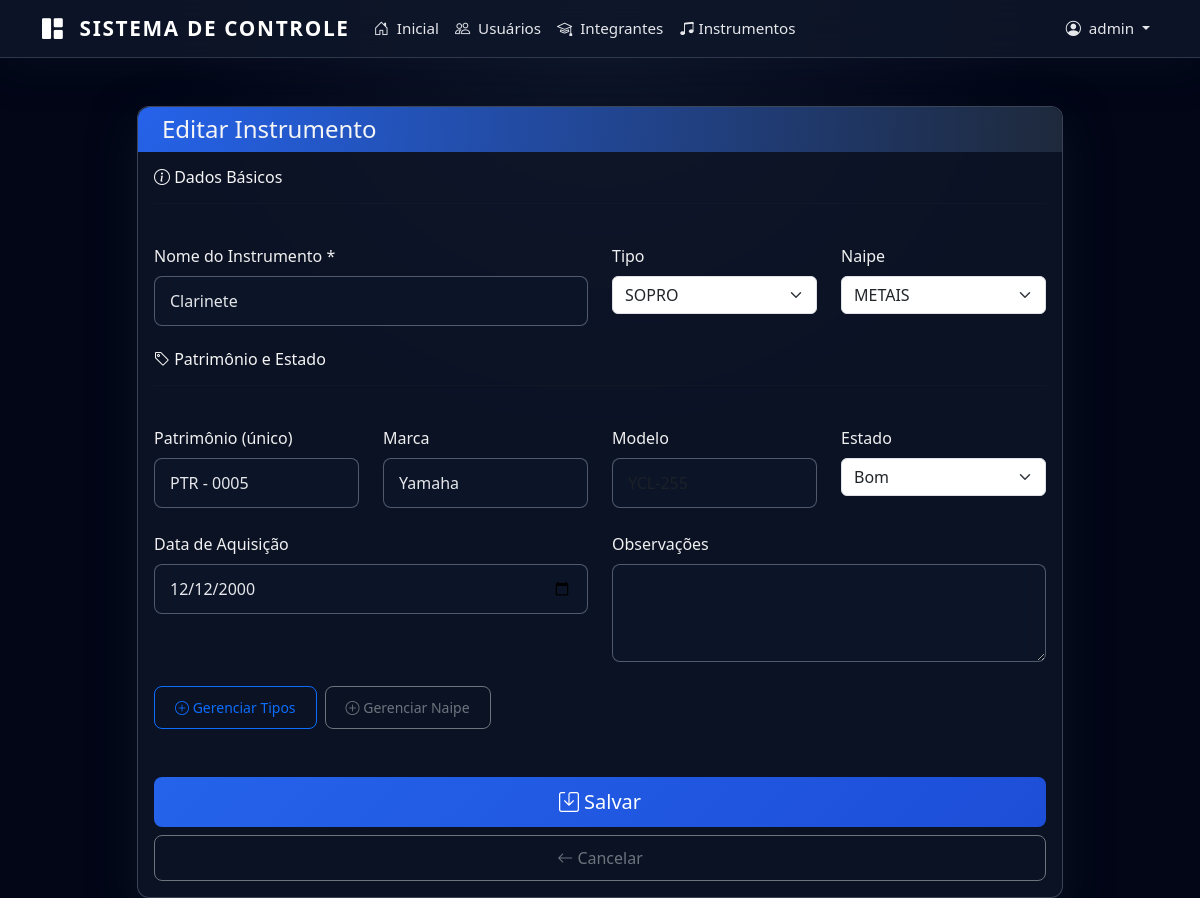
The app's page /admin/instrumento/edit/1 (signed in) with its own data.
### app/models.py (models this page shows, shortened)
class User(UserMixin, db.Model):
    id = db.Column(db.Integer, primary_key=True)
    username = db.Column(db.String(100), unique=True, nullable=False)
    password = db.Column(db.String(255), nullable=False)
    is_admin = db.Column(db.Boolean, default=False)
    is_active = db.Column(db.Boolean, default=True)
    must_change_password = db.Column(db.Boolean, default=True)
    login_attempts = db.Column(db.Integer, default=0)
    blocked_until = db.Column(db.DateTime, nullable=True)

class Instrumento(db.Model):
    id = db.Column(db.Integer, primary_key=True)
    nome = db.Column(db.String(100), nullable=False)
    tipo_id = db.Column(db.Integer, db.ForeignKey('tipo_instrumento.id'))
    naipe_id = db.Column(db.Integer, db.ForeignKey('naipe.id'))
    patrimonio = db.Column(db.String(50), unique=True)
    marca = db.Column(db.String(100))
    modelo = db.Column(db.String(100))
    estado = db.Column(db.String(50))  # Novo, Bom, Regular, Ruim
    data_aquisicao = db.Column(db.Date)
    observacoes = db.Column(db.Text)
    ativo = db.Column(db.Boolean, default=True)
    alunos = db.relationship('AlunoInstrumento', backref='instrumento', lazy=True, cascade='all, delete-orphan')

class TipoInstrumento(db.Model):
    id = db.Column(db.Integer, primary_key=True)
    nome = db.Column(db.String(50), nullable=False)
    instrumentos = db.relationship('Instrumento', backref='tipo', lazy=True)

class Naipe(db.Model):
    id = db.Column(db.Integer, primary_key=True)
    nome = db.Column(db.String(100), nullable=False)
    instrumentos = db.relationship('Instrumento', backref='naipe', lazy=True)

### app/routes.py (the view, shortened to what this page needs)
@main_bp.route("/admin/instrumento/edit/<int:instrumento_id>", methods=["GET", "POST"])
@login_required
@profissional_required
def editar_instrumento(instrumento_id):
    inst = Instrumento.query.get_or_404(instrumento_id)
    tipos = TipoInstrumento.query.all()
    naipes = Naipe.query.all()
    return render_template("admin_instrumento_form.html", titulo="Editar Instrumento",
                          instrumento=inst, tipos_instrumento=tipos, naipes=naipes)

### app/__init__.py (called while the page is built)
@login_manager.user_loader
def load_user(user_id):
    from .models import User
    return User.query.get(int(user_id))

### app/utils.py (called while the page is built)
def profissional_required(f):
    @wraps(f)
    def decorated_function(*args, **kwargs):
        if not current_user.is_authenticated:
            flash("Faça login para continuar.")
            return redirect(url_for("auth.login"))
        return f(*args, **kwargs)
    return decorated_function

### templates/admin_instrumento_form.html (shortened to what this page needs)
{% extends "base.html" %}
{% block content %}
<div class="container mt-5">
  <div class="row justify-content-center">
    <div class="col-lg-10">
      <div class="card">
        <div class="card-header bg-dark text-white d-flex">
          <h4 class="mb-0">{{ titulo }}</h4>
        </div>
        <div class="card-body">
          <form method="POST">
            <div class="row g-4">
              <div class="col-12">
                <h6><i class="bi bi-info-circle"></i> Dados Básicos</h6>
                <hr>
              </div>
              <div class="col-md-6">
                <label class="form-label">Nome do Instrumento *</label>
                <input type="text" name="nome" class="form-control" required
                       value="{{ instrumento.nome if instrumento else '' }}" placeholder="Ex: Clarinete Bb">
              </div>
              <div class="col-md-3">
                <label class="form-label">Tipo</label>
                <select name="tipo_id" class="form-select">
                  {% for tipo in tipos_instrumento %}
                  <option value="{{ tipo.id }}" {% if instrumento and instrumento.tipo_id == tipo.id %}selected{% endif %}>
                    {{ tipo.nome }}
                  </option>
                  {% endfor %}
                </select>
              </div>
              <div class="col-md-3">
                <label class="form-label">Naipe</label>
                <select name="naipe_id" class="form-select">
                  {% for naipe in naipes %}
                  <option value="{{ naipe.id }}" {% if instrumento and instrumento.naipe_id == naipe.id %}selected{% endif %}>
                    {{ naipe.nome }}
                  </option>
                  {% endfor %}
                </select>
              </div>
              <div class="col-12">
                <h6><i class="bi bi-tag"></i> Patrimônio e Estado</h6>
                <hr>
              </div>
              <div class="col-md-3">
                <label class="form-label">Patrimônio (único)</label>
                <input type="text" name="patrimonio" class="form-control"
                       value="{{ instrumento.patrimonio if instrumento else '' }}" placeholder="PAT-001">
              </div>
              <div class="col-md-3">
                <label class="form-label">Marca</label>
                <input type="text" name="marca" class="form-control"
                       value="{{ instrumento.marca if instrumento else '' }}" placeholder="Yamaha">
              </div>
              <div class="col-md-3">
                <label class="form-label">Modelo</label>
                <input type="text" name="modelo" class="form-control"
                       value="{{ instrumento.modelo if instrumento else '' }}" placeholder="YCL-255">
              </div>
              <div class="col-md-3">
                <label class="form-label">Estado</label>
                <select name="estado" class="form-select">
                  <option value="Bom" {% if instrumento and instrumento.estado == 'Bom' %}selected{% endif %}>Bom</option>
                </select>
              </div>
              <div class="col-md-6">
                <label class="form-label">Data de Aquisição</label>
                <input type="date" name="data_aquisicao" class="form-control"
                       value="{{ instrumento.data_aquisicao if instrumento else '' }}">
              </div>
              <div class="col-md-6">
                <label class="form-label">Observações</label>
                <textarea name="observacoes" class="form-control" rows="3">{{ instrumento.observacoes if instrumento else '' }}</textarea>
              </div>
              <div class="col-12">
                <div class="d-flex gap-2">
                  <a href="#" class="btn btn-outline-primary btn-sm">
                    <i class="bi bi-plus-circle"></i> Gerenciar Tipos
                  </a>
                  <a href="#" class="btn btn-outline-secondary btn-sm">
                    <i class="bi bi-plus-circle"></i> Gerenciar Naipe
                  </a>
                </div>
              </div>
            </div>
            <div class="d-grid gap-2 mt-5">
              <button type="submit" class="btn btn-dark btn-lg">
                <i class="bi {{ 'bi-check-lg' if not instrumento else 'bi-save' }}"></i>
                {{ 'Cadastrar' if not instrumento else 'Salvar' }}
              </button>
              <a href="{{ url_for('main.listar_instrumentos') }}" class="btn btn-outline-secondary">
                <i class="bi bi-arrow-left"></i> Cancelar
              </a>
            </div>
          </form>
        </div>
      </div>
    </div>
  </div>
</div>
{% endblock %}

### templates/base.html (shortened to what this page needs)
<!DOCTYPE html>
<html lang="pt-br">
<head>
  <link href="https://cdn.jsdelivr.net/npm/bootstrap@5.3.8/dist/css/bootstrap.min.css" rel="stylesheet">
  <link rel="stylesheet" href="https://cdn.jsdelivr.net/npm/bootstrap-icons@1.11.3/font/bootstrap-icons.min.css">
  <link rel="stylesheet" href="{{ url_for('static', filename='css/style.css') }}">
</head>
<body>
  {% if current_user.is_authenticated %}
  <nav class="navbar navbar-expand-md navbar-dark">
    <div class="container">
      <a class="navbar-brand" href="{{ url_for('main.dashboard') }}">
        <i class="bi bi-grid-1x2-fill me-2"></i> Sistema de Controle
      </a>
      <div class="collapse navbar-collapse" id="navbarNav">
        <ul class="navbar-nav me-auto">
          <li class="nav-item">
            <a class="nav-link" href="{{ url_for('main.dashboard') }}">
              <i class="bi bi-house-door me-1"></i> Inicial
            </a>
          </li>
          {% if current_user.is_admin %}
          <li class="nav-item">
            <a class="nav-link" href="{{ url_for('main.listar_usuarios') }}">
              <i class="bi bi-people me-1"></i> Usuários
            </a>
          </li>
          {% endif %}
          <li class="nav-item">
            <a class="nav-link" href="{{ url_for('main.listar_alunos') }}">
              <i class="bi bi-mortarboard me-1"></i> Integrantes
            </a>
          </li>
          <li class="nav-item">
            <a class="nav-link" href="{{ url_for('main.listar_instrumentos') }}">
              <i class="bi bi-music-note-beamed"></i> Instrumentos
            </a>
          </li>
        </ul>
        <ul class="navbar-nav">
          <li class="nav-item dropdown">
            <a class="nav-link dropdown-toggle" href="#" role="button" data-bs-toggle="dropdown" aria-expanded="false">
              <i class="bi bi-person-circle me-1"></i> {{ current_user.username }}
            </a>
          </li>
        </ul>
      </div>
    </div>
  </nav>
  {% endif %}
  <main class="{% if not current_user.is_authenticated %}min-vh-100{% endif %}">
    {% block content %}{% endblock %}
  </main>
</body>
</html>

### static/css/style.css (style rules this page uses)
:root { --primary-color: #0f172a; --secondary-color: #1e293b; --accent-color: #2563eb; --highlight-color: #e94560; --text-light: #e5e7eb; --text-muted: #9ca3af; --surface-color: #ffffff; --surface-muted: rgba(15, 23, 42, 0.04); --success-color: #22c55e; --warning-color: #facc15; --danger-color: #ef4444; }
body { font-family: system-ui, -apple-system, BlinkMacSystemFont, 'Segoe UI', Tahoma, Geneva, Verdana, sans-serif; background: radial-gradient(circle at top, #0f172a 0, #020617 40%, #020617 100%); color: #e5e7eb; }
.navbar { background: rgba(15, 23, 42, 0.85) !important; backdrop-filter: blur(16px); -webkit-backdrop-filter: blur(16px); border-bottom: 1px solid rgba(148, 163, 184, 0.25); box-shadow: 0 10px 40px rgba(15, 23, 42, 0.35); }
.navbar-brand { font-weight: 700; font-size: 1.3rem; letter-spacing: 0.08em; text-transform: uppercase; }
.nav-link { font-weight: 500; font-size: 0.95rem; color: #e5e7eb !important; transition: color 0.25s ease, opacity 0.25s ease; }
.card { border: none; border-radius: 12px; background: rgba(15, 23, 42, 0.75); backdrop-filter: blur(18px); -webkit-backdrop-filter: blur(18px); border: 1px solid rgba(148, 163, 184, 0.35); box-shadow: 0 18px 45px rgba(15, 23, 42, 0.7); transition: transform 0.3s ease, box-shadow 0.3s ease; }
.card-header { background: radial-gradient(circle at top left, var(--accent-color), var(--secondary-color)); border-radius: 12px 12px 0 0 !important; border: none; }
.btn { border-radius: 8px; font-weight: 500; padding: 10px 20px; transition: all 0.3s ease; }
.btn-dark { background: linear-gradient(135deg, var(--accent-color), #1d4ed8); border: none; }
.form-control { border-radius: 8px; border: 1px solid rgba(148, 163, 184, 0.5); padding: 12px 15px; transition: all 0.3s ease; background-color: rgba(15, 23, 42, 0.65); color: #e5e7eb; }
.form-label { font-weight: 500; color: #f0f0f0; margin-bottom: 8px; }
h2, h3, h4, h5, h6 { color: #f5f5f5; }

### records on screen
User: username "admin"
Instrumento: nome "Clarinete", tipo_id "SOPRO", naipe_id "METAIS", patrimonio "PTR - 0005", marca "Yamaha", estado "Bom", data_aquisicao "12/12/2000"

### other values on screen
{{ titulo }} "Editar Instrumento"
{{ 'Cadastrar' if not instrumento else 'Salvar' }} "Salvar"
